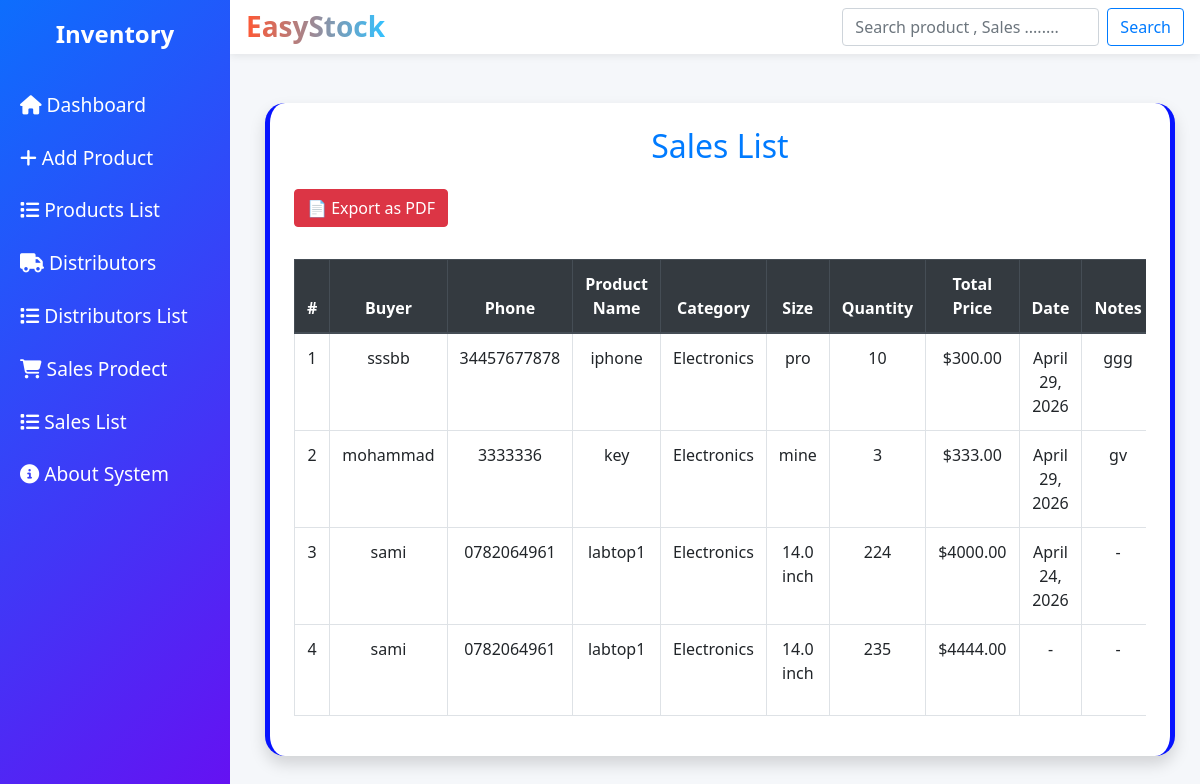
/sales_list/, run on an earlier commit of the app's database.
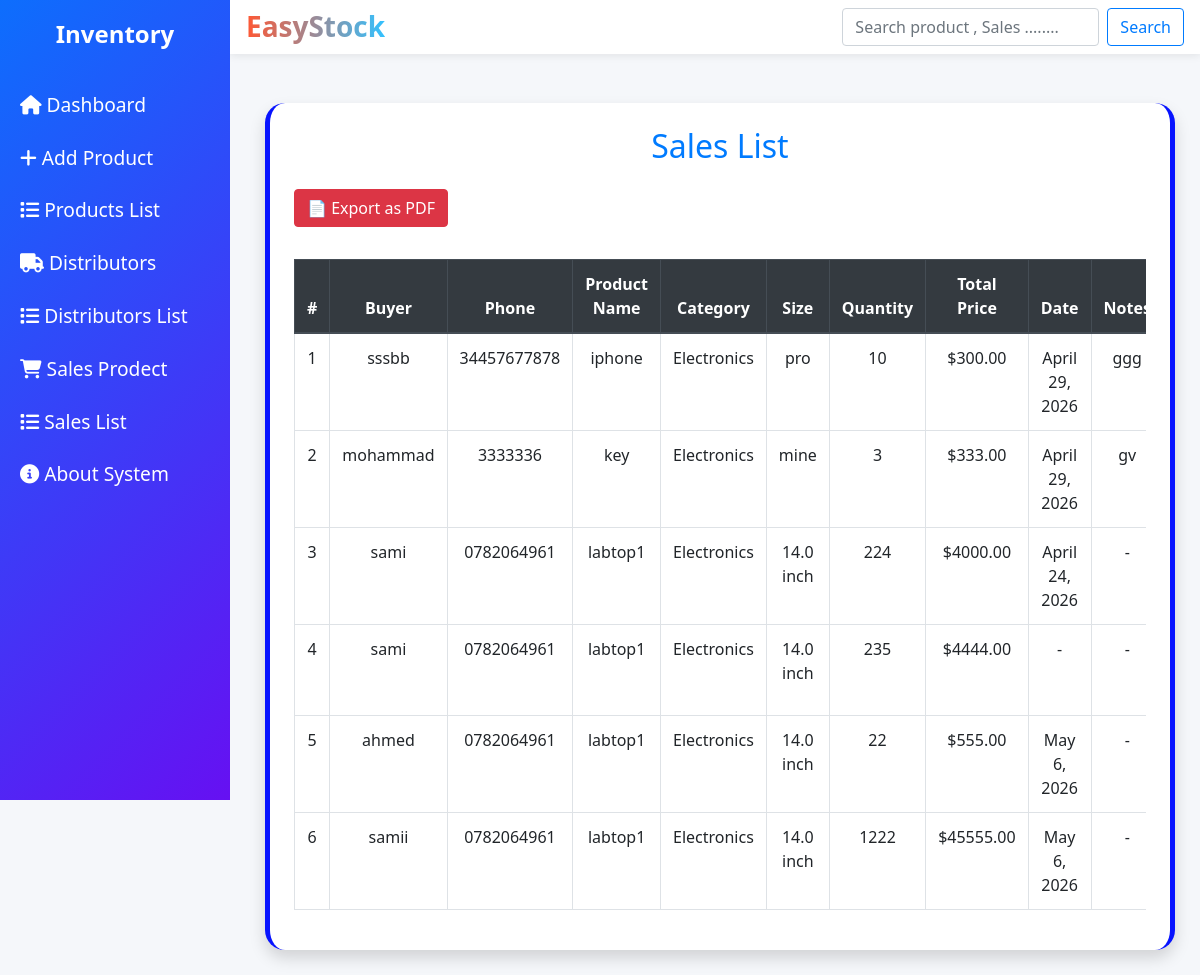
And on a later commit of the database.
### app_app/models.py (models this page shows, shortened)
class Sale(models.Model):
    product = models.ForeignKey(Product, on_delete=models.PROTECT)
    buyer_name = models.CharField(max_length=255)
    phone = models.CharField(max_length=20, null=True, blank=True)
    quantity = models.PositiveIntegerField()
    total_price = models.DecimalField(max_digits=10, decimal_places=2)
    sale_date = models.DateField(null=True, blank=True)
    notes = models.TextField(null=True, blank=True)
    created_at = models.DateTimeField(auto_now_add=True)
    updated_at = models.DateTimeField(auto_now=True)

class Product(models.Model):
    CATEGORY_CHOICES = [
        ('electronics', 'Electronics'),
        ('clothing', 'Clothing'),
        ('food', 'Food'),
        ('accessories', 'Accessories'),
    ]
    SUPPLIER_CHOICES = [
        ('amazon', 'Amazon'),
        ('alibaba', 'Alibaba'),
        ('local', 'Local Supplier'),
    ]
    name = models.CharField(max_length=255)
    sku = models.CharField(max_length=100, unique=True)
    quantity = models.PositiveIntegerField()  # المخزون الأساسي
    min_stock = models.PositiveIntegerField(null=True, blank=True)
    category = models.CharField(max_length=50, choices=CATEGORY_CHOICES)
    cost = models.DecimalField(max_digits=10, decimal_places=2)
    price = models.DecimalField(max_digits=10, decimal_places=2)
    discount = models.DecimalField(max_digits=10, decimal_places=2, null=True, blank=True)
    supplier = models.CharField(max_length=50, choices=SUPPLIER_CHOICES, null=True, blank=True)
    image = models.ImageField(upload_to='products/', null=True, blank=True)
    import_date = models.DateField(null=True, blank=True)
    size = models.CharField(max_length=100, null=True, blank=True)
    notes = models.TextField(null=True, blank=True)
    created_at = models.DateTimeField(auto_now_add=True)
    updated_at = models.DateTimeField(auto_now=True)

### app_app/views.py (the view, shortened to what this page needs)
# urls.py: path('sales_list/', views.sales_list, name='sales_list'),
def sales_list(request):
    query = request.GET.get('q', '')
    sales = Sale.objects.all()
    context={
        "sales": sales,
        'query': query,
    }
    return render(request,'pages/list/sales_list.html',context)

### templates/pages/list/sales_list.html (shortened to what this page needs)
{% extends "base.html" %}
{% block content %}
<div class="content container mt-4">
  <div class="card shadow p-4">
    <h2 class="mb-4 text-center text-primary">Sales List</h2>
   <div class="mb-3">
  <a href="{% url 'export_sales_pdf' %}" class="btn btn-danger mb-3">
  📄 Export as PDF
</a>
</div>
    <div class="table-responsive">
      <table class="table table-bordered table-hover text-center">
        <thead class="thead-dark">
          <tr>
            <th>#</th>
            <th>Buyer</th>
            <th>Phone</th>
            <th>Product Name</th>
            <th>Category</th>
            <th>Size</th>
            <th>Quantity</th>
            <th>Total Price</th>
            <th>Date</th>
            <th>Notes</th>
          </tr>
        </thead>
        <tbody>
          {% for s in sales %}
          <tr>
            <td>{{ forloop.counter }}</td>
            <td>{{ s.buyer_name }}</td>
            <td>{{ s.phone|default:"-" }}</td>
            <td>{{ s.product.name }}</td>
            <td>{{ s.product.get_category_display|default:"-" }}</td>
            <td>{{ s.product.size|default:"-" }}</td>
            <td>{{ s.quantity }}</td>
            <td>${{ s.total_price }}</td>
            <td>{{ s.sale_date|default:"-" }}</td>
            <td>{{ s.notes|default:"-" }}</td>
          </tr>
            {% empty %}
          <tr>
            <td colspan="11">No sales found</td>
          </tr>
          {% endfor %}
        </tbody>
      </table>
    </div>
  </div>
</div>
{% endblock %}

### templates/base.html (shortened to what this page needs)
{% load static %}
<!DOCTYPE html>
<html lang="en">
<head>
<link rel="stylesheet" href="https://cdn.jsdelivr.net/npm/bootstrap@4.6.2/dist/css/bootstrap.min.css">
<link rel="stylesheet" href="https://cdnjs.cloudflare.com/ajax/libs/font-awesome/6.5.0/css/all.min.css">
<link rel="stylesheet" href="{% static 'style.css' %}">
</head>
<body>
{% include 'part/navbar.html' %}
{% include 'part/sidebar.html' %}
{% block content %}
{% endblock %}
</body>
</html>

### templates/part/navbar.html (shortened to what this page needs)
<nav class="navbar navbar-expand-lg navbar-light">
  <h3 class="name mb-0">EasyStock</h3>
<form class="form-inline" method="GET" action="">
  <input class="form-control mr-2"
         type="search"
         name="q"
         value="{{ request.GET.q }}"
         placeholder="Search product , Sales ........">
  <button class="btn btn-outline-primary">
    Search
  </button>
</form>
</nav>

### templates/part/sidebar.html
<div class="sidebar">
  <h4>Inventory</h4>
   <a href="{% url 'index' %}"><i class="fa fa-home"></i> Dashboard</a>
  <a href="{% url 'add_product' %}"><i class="fa fa-plus"></i> Add Product</a>
  <a href="{% url 'product_list' %}"><i class="fa fa-list"></i> Products List</a>
  <a href="{% url 'add_distributors' %}"><i class="fa fa-truck"></i> Distributors</a>
  <a href="{% url 'distributors_list' %}"><i class="fa fa-list"></i> Distributors List</a>
  <a href="{% url 'sales_prodect' %}"><i class="fa fa-shopping-cart"></i> Sales Prodect</a>
  <a href="{% url 'sales_list' %}"><i class="fa fa-list"></i> Sales List</a>
  <a href="{% url 'About_System' %}" class="nav-link"><i class="fa fa-info-circle me-1"></i> About System</a>
</div>

### inventory/static/style.css (style rules this page uses)
body { margin: 0; background-color: #f5f7fa; font-family: 'Segoe UI', sans-serif; }
.sidebar { position: fixed; left: 0; top: 0; width: 230px; height: 100vh; background: linear-gradient(135deg, #0d6efd, #6610f2); color: white; padding-top: 20px; }
.sidebar h4 { text-align: center; margin-bottom: 30px; font-weight: bold; }
.sidebar a { display: block; color: white; padding: 12px 20px; text-decoration: none; transition: 0.4s; font-size: larger; }
.navbar { margin-left: 230px; background-color: white; box-shadow: 0 2px 8px rgba(0,0,0,0.08); }
.name { background: linear-gradient(90deg, #ff5733, #33c1ff ); -webkit-background-clip: text; -webkit-text-fill-color: transparent; font-weight: bolder; transition: 0.4s; }
.content { margin-left: 230px; padding: 25px; }
.card { border-radius: 20px; border: none; box-shadow: 0 5px 15px rgba(0,0,0,0.06); transition: 0.4s; border-left:5px solid #0713ff; border-right:5px solid #0713ff; }
.content { margin-left: 240px; width: 80%; }
h4 { font-weight: 600; }

What changed in the data, as far as the page shows it:
added Sale: buyer_name "ahmed", phone "0782064961", product.name "labtop1", product.category "Electronics", product.size "14.0 inch", quantity "22", total_price "555.00", sale_date "May 6, 2026", notes "-"
added Sale: buyer_name "samii", phone "0782064961", product.name "labtop1", product.category "Electronics", product.size "14.0 inch", quantity "1222", total_price "45555.00", sale_date "May 6, 2026", notes "-"
